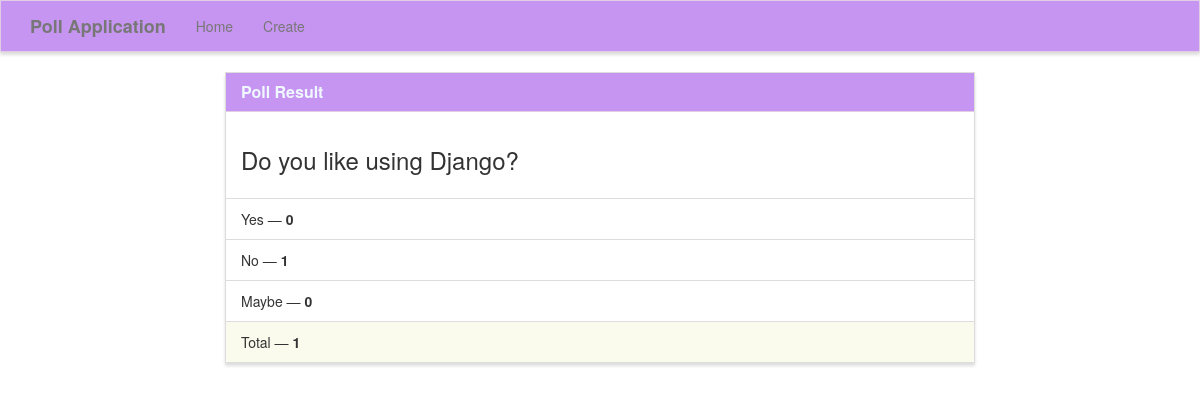
/results/3/, run on the app's committed database.
### poll/models.py (models this page shows)
class Poll(models.Model):
    question = models.TextField()
    option_one = models.CharField(max_length=30)
    option_two = models.CharField(max_length=30)
    option_three = models.CharField(max_length=30)
    option_one_count = models.IntegerField(default=0)
    option_two_count = models.IntegerField(default=0)
    option_three_count = models.IntegerField(default=0)
    def total(self):
        return self.option_one_count+self.option_two_count+self.option_three_count

### poll/views.py (the view)
# urls.py: path('results/<poll_id>/', poll_views.results, name='results')
def results(request, poll_id):
    poll = Poll.objects.get(pk=poll_id)
    context = {
        'poll' : poll
    }
    return render(request, 'poll/results.html', context)

### poll/templates/poll/results.html (shortened to what this page needs)
{% extends "poll/base.html" %}
{% block main %}
<div class="row">
    <div class="col-lg-8 col-lg-offset-2">
        <div class="panel panel-default">
            <div class="panel-heading">
                <h3 class="panel-title">Poll Result</h3>
            </div>
            <div class="panel-body">
                <h3>{{ poll.question }}</h3>
            </div>
            <ul class="list-group">
                <li class="list-group-item">{{ poll.option_one }} &mdash; <strong>{{ poll.option_one_count }}</strong></li>
                <li class="list-group-item">{{ poll.option_two }} &mdash; <strong>{{ poll.option_two_count }}</strong></li>
                <li class="list-group-item">{{ poll.option_three }} &mdash; <strong>{{ poll.option_three_count }}</strong></li>
            </ul>
            <div class="panel-footer">
                Total &mdash; <strong>{{ poll.total }}</strong>
            </div>
        </div>
    </div>
</div>
{% endblock %}

### poll/static/style.css (style rules this page uses)
.navbar-default, .btn, .form-control, .panel { border-radius: 0; }
.panel-default > .panel-heading { color: #333; background-color: rgba(174, 104, 236, 0.7); border-color: rgba(245, 245, 220, .6); border-top-left-radius: 0; border-top-right-radius: 0; }
.panel-footer { background-color: rgba(245, 245, 220, .5); border-color: rgba(245, 245, 220, .4); }
.panel { box-shadow: 0px 3px 3px 0px #ddd; }
a.navbar-brand, .panel-title { font-weight: bolder; color: aliceblue; }

### data on the page
Poll: question "Do you like using Django?", option_one "Yes", option_one_count "0", option_two "No", option_two_count "1", option_three "Maybe", option_three_count "0", total "1"
